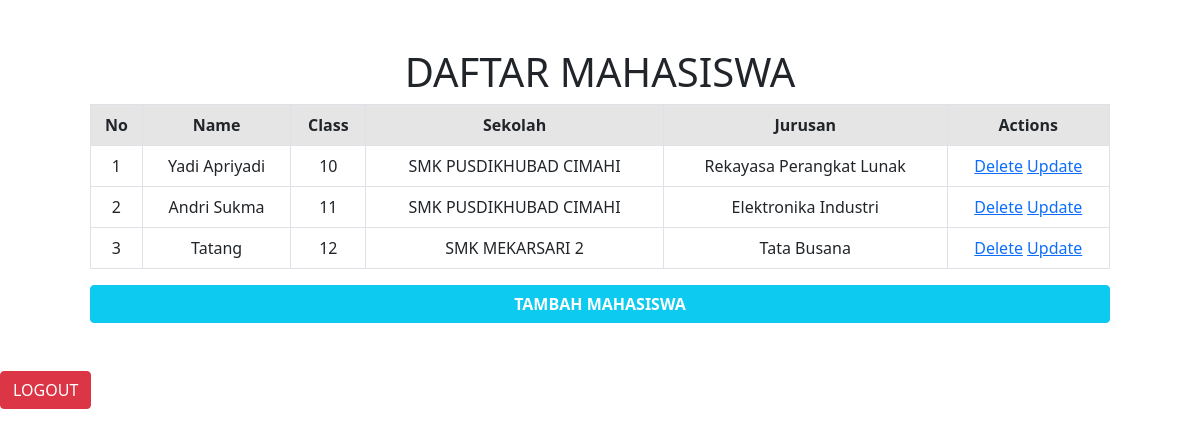
The app's page /index.php (signed in) with its own data.
### tables this page shows
CREATE TABLE `mahasiswa` (
  `id` int NOT NULL AUTO_INCREMENT,
  `name` varchar(50) NOT NULL,
  `class` int NOT NULL,
  `school` varchar(50) NOT NULL,
  `jurusan` varchar(25) NOT NULL,
  PRIMARY KEY (`id`)
);

### App/init.php (called while the page is built, shortened)
<?php
$sql = new Database("34.28.59.144:3306", "root", "yadiprime009", "oopphp");
$konek = $sql->konek();
$siswa = new Query("Yadi Apriyadi", 12, "SMK PUSDIKHUBAD CIMAHI", "RPL", "1", $konek);

### App/Class_Siswa/Query.php (called while the page is built, shortened)
<?php
class Query extends Database implements Aksi
{
    public $name,
        $class,
        $school,
        $jurusan,
        $id,
        $sql;
    public function __construct($name = "", $class = "", $school = "", $jurusan = "", $id = "1", $sql)
    {
        $this->sql = $sql;
    }
    public function getAllData($sql)
    {
        $result = mysqli_query($this->sql, "SELECT * FROM mahasiswa");
        $rows = array();
        while ($row = mysqli_fetch_assoc($result)) {
            $rows[] = $row;
        }
        return $rows;
    }
}

### index.php (the view, shortened to what this page needs)
<?php
include "header.php";
$AllData = $siswa->getAllData($konek);
$number = 1;
?>
<div class="container">
    <div class="row m-5 text-center">
        <h1>DAFTAR MAHASISWA</h1>
        <table class="table table-responsive table-hover table-bordered">
            <tr class="table-active">
                <th>No</th>
                <th>Name</th>
                <th>Class</th>
                <th>Sekolah</th>
                <th>Jurusan</th>
                <th>Actions</th>
            </tr>
            <?php
            if (empty($AllData)) : ?>
                <h3>DATA SISWA TIDAK ADA</h3>
            <?php else : ?>
                <?php foreach ($AllData as $key => $data) : ?>
                    <tr>
                        <td><?= $number++ ?></td>
                        <td><?= $data['name'] ?></td>
                        <td><?= $data['class'] ?></td>
                        <td><?= $data['school'] ?></td>
                        <td><?= $data['jurusan'] ?></td>
                        <td>
                            <a href="delete.php?id=<?= $data['id'] ?>">Delete</a>
                            <a href="update.php?id=<?= $data['id'] ?>">Update</a>
                        </td>
                    </tr>
            <?php endforeach;
            endif; ?>
        </table>
        <a href="create.php" class="btn btn-info text-white"><b>TAMBAH MAHASISWA<b></a>
    </div>
</div>
<?php
include "footer.php"
?>

### header.php (shortened to what this page needs)
<?php
require_once "App/init.php";
?>
<!DOCTYPE html>
<html lang="en">
<head>
    <link rel="stylesheet" href="bootstrap/css/bootstrap.min.css">
</head>
<body>

### footer.php (shortened to what this page needs)
<a href="logout.php" class="btn btn-danger">LOGOUT</a>
</body>
</html>

### records on screen
mahasiswa: name "Yadi Apriyadi", class "10", school "SMK PUSDIKHUBAD CIMAHI", jurusan "Rekayasa Perangkat Lunak"
mahasiswa: name "Andri Sukma", class "11", school "SMK PUSDIKHUBAD CIMAHI", jurusan "Elektronika Industri"
mahasiswa: name "Tatang", class "12", school "SMK MEKARSARI 2", jurusan "Tata Busana"
